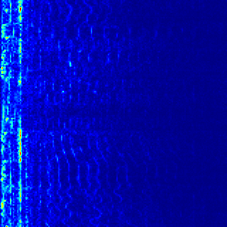
#> input picture sampledata/music.melodies_snatch_0081.png, 227 x 227 px
$ python -i featuresLBP2.py   (imports and definitions only)   (Python 2 division)
#> lines starting #> are read from the running program, lines starting #| are printed output that depends on the picture
#> further down, picture is the input picture: shape (227, 227, 3); mean B, G, R 173.2, 9.3, 0.9
#!/usr/bin/env python

import numpy as np
import cv2
from matplotlib import pyplot as plt
import math
from skimage.feature import local_binary_pattern
from numpy.lib.stride_tricks import as_strided as ast
import matplotlib.cm as cm

def block_view(A, block= (32, 32)):
    # simple shape and strides computations may seem at first strange
    # unless one is able to recognize the 'tuple additions' involved ;-)
    shape= (A.shape[0]/ block[0], A.shape[1]/ block[1])+ block
    strides= (block[0]* A.strides[0], block[1]* A.strides[1])+ A.strides
    return ast(A, shape= shape, strides= strides)

def normalize(v):
	norm=np.linalg.norm(v)
	if norm==0:
	   return v
	return v/norm


def getLBP(img):
	img2 = cv2.cvtColor(img, cv2.COLOR_BGR2GRAY)
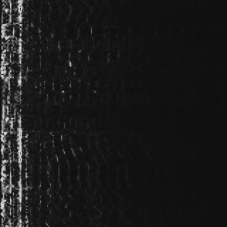
#> img2: shape (227, 227); min 14, max 221, mean 25.5
	radius = 1
	n_points = 8 * radius
	lbpImage = (local_binary_pattern(img2, n_points, radius)).astype(int)**(1.0/radius)
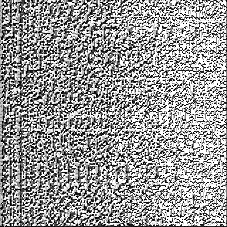
#> lbpImage: shape (227, 227) float64; min 0, max 255, mean 152.8

	# block processing:
	lbpImages = block_view(lbpImage, ( int(lbpImage.shape[0] / 2), int(lbpImage.shape[1] / 4)))
#> in block_view, `strides= (block[0]* A.strides[0], block[1]* A.strides[1])+ A.strides`: strides = (205208, 448, 1816, 8)


	count = 0

	LBP = np.array([]);
	for i in range(lbpImages.shape[0]):			# for each block:
		for j in range(lbpImages.shape[1]):
			count += 1
# [4 lines of commented-out code are left out]
			LBPt = cv2.calcHist([lbpImages[i,j,:,:].astype('uint8')], [0], None, [8], [0, 256])
			LBP = np.append(LBP, LBPt[:,0]);
#> after the loop, count = 8
#			plt.plot(LBPt)
#	plt.show()


	Fnames = ["LBP"+str(i).zfill(2) for i in range(len(LBP))]

	return normalize(LBP).tolist(), Fnames

>>> import cv2
>>> picture = cv2.imread('sampledata/music.melodies_snatch_0081.png')
>>> result = getLBP(picture)

$ run again, on sampledata/s_30_r_335.png
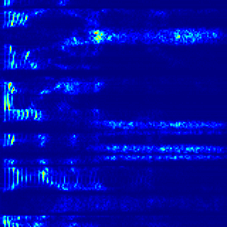
#> input picture sampledata/s_30_r_335.png, 227 x 227 px
#> picture is the input picture: shape (227, 227, 3); mean B, G, R 164.2, 8.5, 0.8
#> in getLBP, `img2 = cv2.cvtColor(img, cv2.COLOR_BGR2GRAY)`:
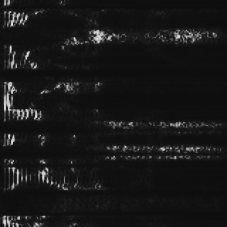
#> img2: shape (227, 227); min 14, max 221, mean 24
#> in getLBP, `lbpImage = (local_binary_pattern(img2, n_points, radius)).astype(int)*..`:
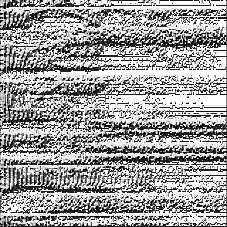
#> lbpImage: shape (227, 227) float64; min 0, max 255, mean 158.2
#> strides = (205208, 448, 1816, 8)
#> after the loop in getLBP, `for i in range(lbpImages.shape[0]):`: count = 8
